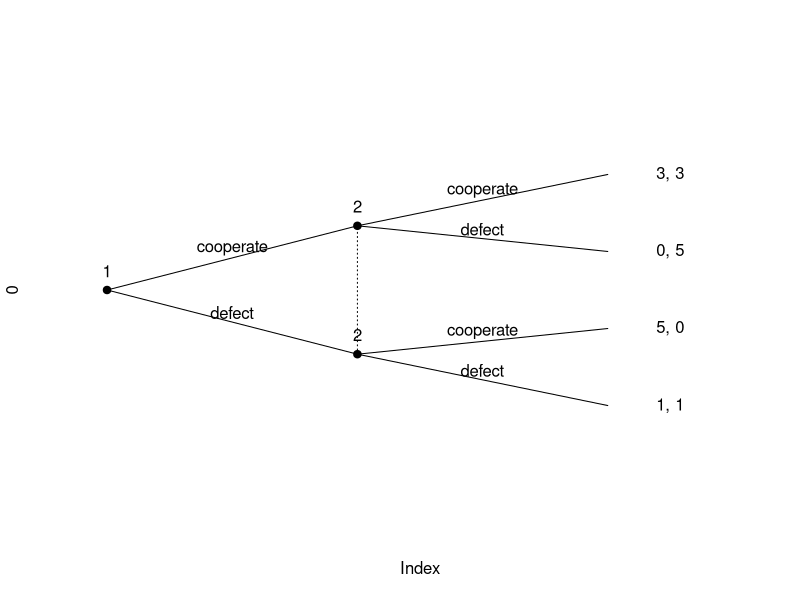
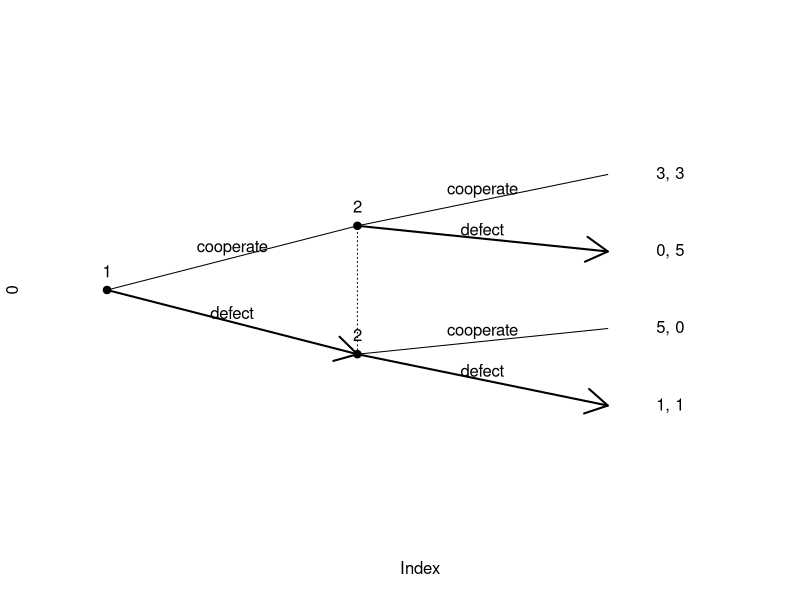
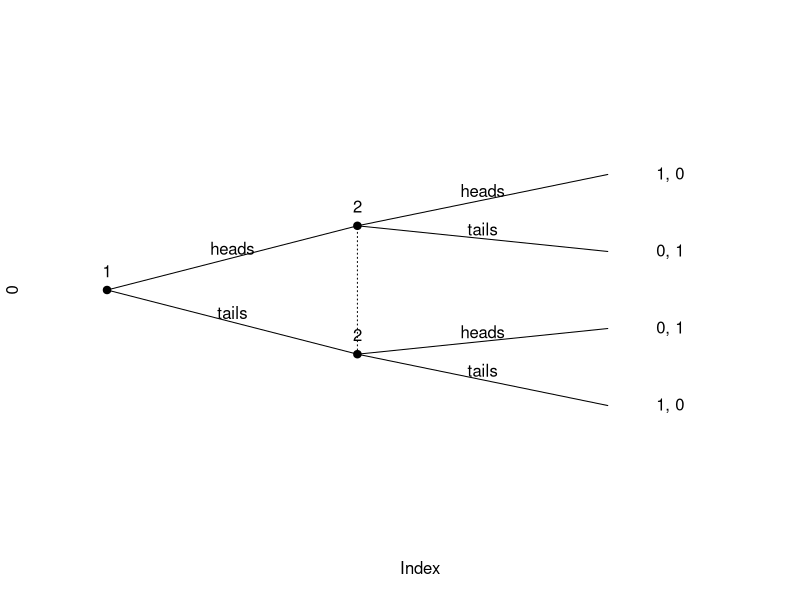
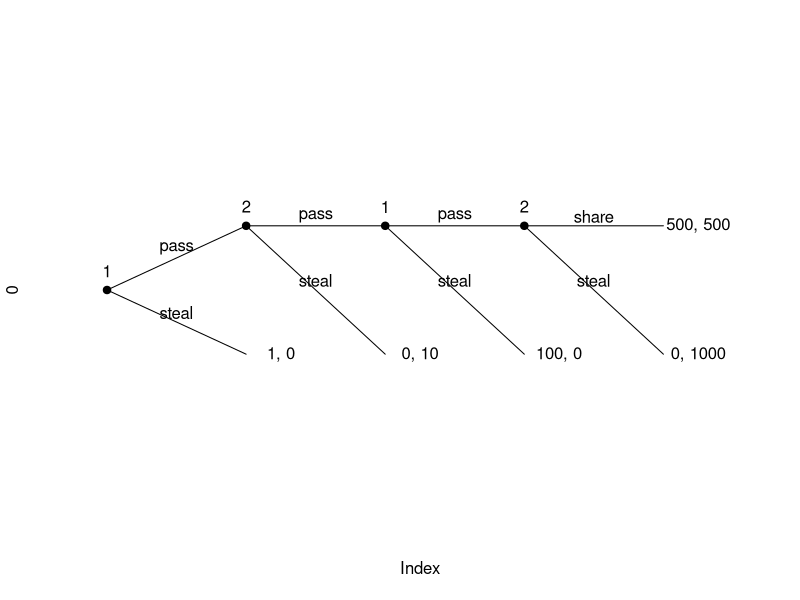
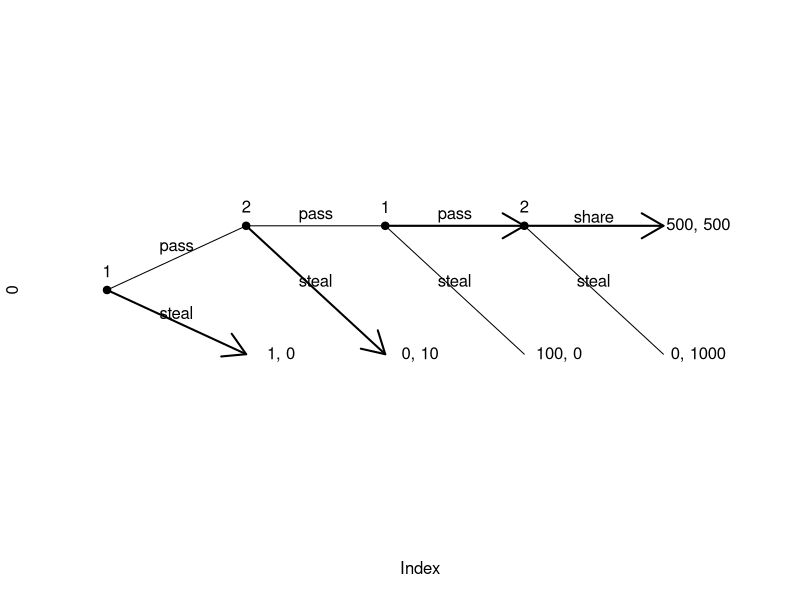
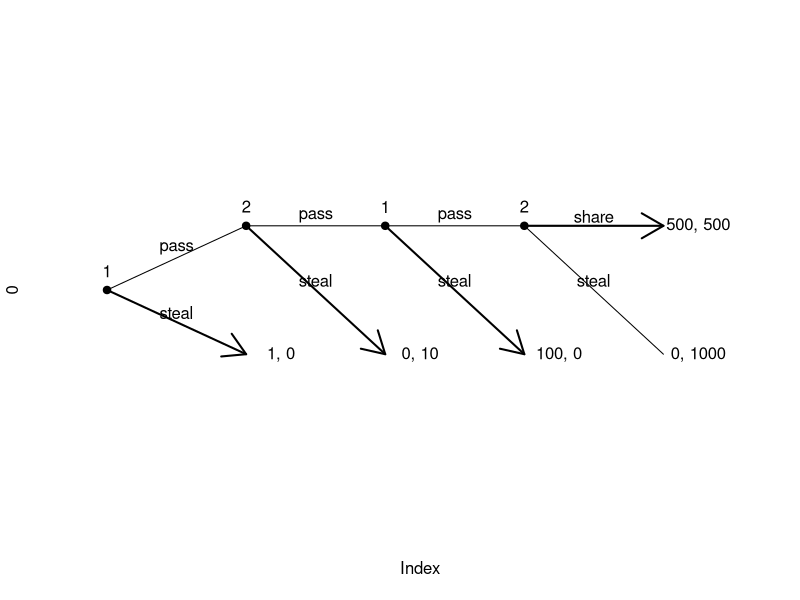
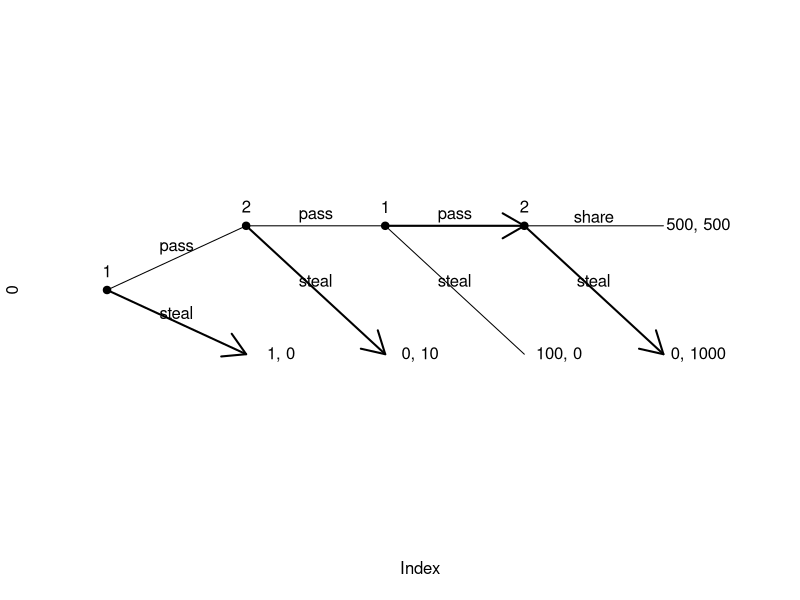
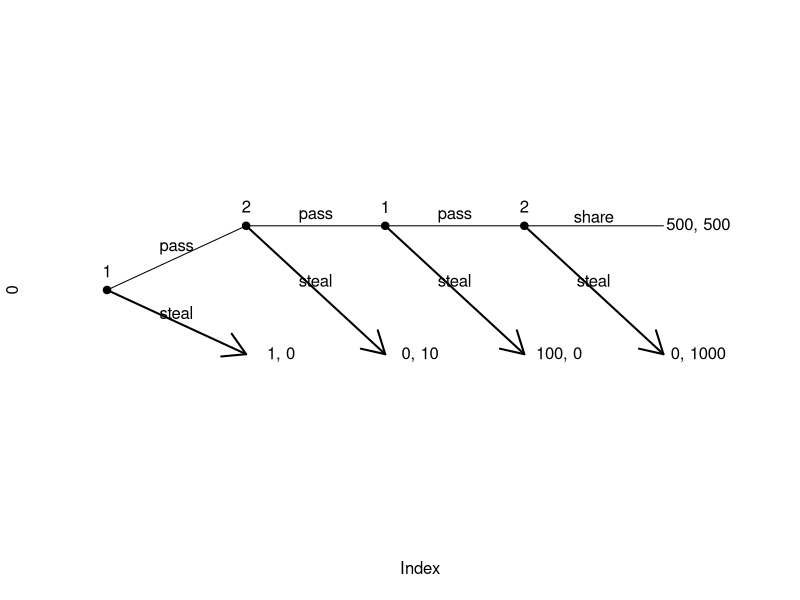

Write the R code that produced these figures, in order.
rm(list=ls(all=T))

#Ryan Tate
#Final Project

tree.node<-function(play=NA,node="start.node",act=NA,pay=NA,prob=NA,tree,remove.node=FALSE){ # inputs and defaults
  if(remove.node){ # checks to see if removing node
    for(node.i in 1:length(node)){ # cycles through nodes that are being removed
      if(length(which(tree[[2]]==node[node.i]))>0){ # checkes to see if those nodes exist
        tree[[1]][which(tree[[2]]==node[node.i])]<-NA # replaces all of the node's info with NA's
        tree[[3]][[which(tree[[2]]==node[node.i])]]<-NA
        tree[[4]][[which(tree[[2]]==node[node.i])]]<-NA
        tree[[5]][[which(tree[[2]]==node[node.i])]]<-NA
        tree[[2]][which(tree[[2]]==node[node.i])]<-NA
      }else{
        print(paste("Node",node[node.i],"does not exist",sep=" ")) # warning if node doesn't exist
      }
    }
  }else{ # if adding nodes
    outcome<-NA
    for(node.i in 1:length(node)){ # cycles through nodes that are being added
      if(!is.na(act[1])){ # checks if node has actions
        if(length(node)>1){ # checks to see if more than one node is being added
          for(act.i in 1:length(act)){
            outcome[act.i]<-paste(act[act.i],node[node.i],sep="~") # creates unique action names for multi-node info sets
          }
          print(outcome) # prints unique actions so they can be used for the next node
        }else{
          outcome<-act # if only one node it transfers act to outcome
        }
      }
      if(length(which(tree[[2]]==node[node.i]))>0){ # if node already exist it will overwrite that node
        tree[[1]][which(tree[[2]]==node[node.i])]<-play
        tree[[3]][[which(tree[[2]]==node[node.i])]]<-outcome
        tree[[4]][[which(tree[[2]]==node[node.i])]]<-pay
        tree[[5]][[which(tree[[2]]==node[node.i])]]<-prob
      }else{
        if(length(which(is.na(tree[[2]])))>0){ # if a node is NA this will overwrite it
          tree[[1]][which(is.na(tree[[2]]))[1]]<-play
          tree[[3]][[which(is.na(tree[[2]]))[1]]]<-outcome
          tree[[4]][[which(is.na(tree[[2]]))[1]]]<-pay
          tree[[5]][[which(is.na(tree[[2]]))[1]]]<-prob
          tree[[2]][which(is.na(tree[[2]]))[1]]<-node[node.i]
        }else{
          tree[[1]][length(tree[[1]])+1]<-play # if there is no node to overwite this will create node to add to the list
          tree[[2]][length(tree[[1]])]<-node[node.i]
          tree[[3]][[length(tree[[1]])]]<-outcome
          tree[[4]][[length(tree[[1]])]]<-pay
          tree[[5]][[length(tree[[1]])]]<-prob
        }
      }
    }
  }
  return(tree) # returns the decision tree
}

tree.draw<-function(tree,equilibrium=NA){ # draws a tree given a decision tree, equilibrium is used for solving function to pass solutions to this function
  for(node.i in 1:length(tree[[2]])){ # this checks to see your tree is complete
    if(!is.na(tree[[2]][node.i])){
      check.i<-0
      for(node.j in 1:length(tree[[2]])){
        if(!is.na(tree[[3]][[node.j]][1])){
          for(act in tree[[3]][[node.j]]){
            if(length(which(tree[[2]]==act))==0){ # checks that all actions lead to a corresponding node
              print(paste("ERROR! Action ",act," does not connect to a node"))
              return()
              
            }else{
              if(tree[[2]][node.i]==act) # checks that the node had a corespoding action
                check.i<-1
            }
          }
        }
      }
      if(check.i==0){
        if(tree[[2]][node.i]!="start.node"){ # checks that the node had a corespoding action, but makes an exception for the start.node
          print(paste("ERROR! Node ",tree[[2]][node.i]," does not connect to an action"))
          return()
        }
      }
    }
  }
  order<-list("start.node")
  connections<-list(NA)
  info.set<-list(NA)
  round.i<-0
  while(round.i<length(order)){ # builds list for determining structure of the tree
    round.i<-round.i+1
    sequence.i<-1
    for(node.i in 1:length(order[[round.i]])){
      if(is.na(tree[[3]][[which(tree[[2]]==order[[round.i]][node.i])]][1])){ # this is for dead end nodes
        connections[[round.i]][node.i]<-NA
        info.set[[round.i+1]]<-NA
      }else{
        connections[[round.i]][node.i]<-length(tree[[3]][[which(tree[[2]]==order[[round.i]][node.i])]]) # this is for connecting node
        if(any(grepl("~",tree[[3]][[which(tree[[2]]==order[[round.i]][node.i])]]))){ # this is for marking information sets
          info.set[[round.i]][node.i]<-1
        }else{
        }
        if(length(order)==round.i){ # this is for making the next slice of the tree
          order[[round.i+1]]<-NA
          connections[[round.i+1]]<-NA
          info.set[[round.i+1]]<-NA
        }
        for(act in tree[[3]][[which(tree[[2]]==order[[round.i]][node.i])]]){ # this is for determing what nodes are in the next slice of the tree
          order[[round.i+1]][sequence.i]<-act
          sequence.i<-sequence.i+1
        }
      }
    }
  }
  plot(0,xlim=c(1,length(order)+0.5),ylim=c(1,0),col=0,axes=FALSE) # creates empty plot, note that the y axis is flipped
  info.set.i<-0
  for(round.i in 1:(length(order))){# cycles through slices of the tree
    segment.i<-1
    for(node.i in 1:length(order[[round.i]])){# cycles through nodes in a slice
      if(!is.na(connections[[round.i]][node.i])){ # node text and point
        text(x=round.i,y=node.i/(length(order[[round.i]])+1)-0.05,labels=tree[[1]][which(tree[[2]]==order[[round.i]][node.i])]) # -0.05 is offset
        points(x=round.i,y=node.i/(length(order[[round.i]])+1),pch=19)
        if(!is.na(info.set[[round.i]][node.i])){ # checks if part of info set
          if(info.set.i>0){ # checks if another info set has been found
            segments(x0=round.i,y0=node.i/(length(order[[round.i]])+1),x1=info.set.node[1],y1=info.set.node[2],lty=3) # connects nodes in info set
          }else{
            info.set.i<-1
            info.set.node<-c(round.i,node.i/(length(order[[round.i]])+1)) # stores info about node in info set
          }
        }
        for(act.i in 1:connections[[round.i]][node.i]){
          text.i<-strsplit(tree[[3]][[which(tree[[2]]==order[[round.i]][node.i])]][act.i],"~")
          if(length(which(equilibrium==text.i[[1]][1]))>0){
            arrows(x0=round.i,y0=node.i/(length(order[[round.i]])+1),x1=round.i+1,y1=segment.i/(length(order[[round.i+1]])+1),lwd=2) # arrow for equilibrium choice
          }else{
            segments(x0=round.i,y0=node.i/(length(order[[round.i]])+1),x1=round.i+1,y1=segment.i/(length(order[[round.i+1]])+1)) # default line
          }
          if(!is.na(tree[[5]][[which(tree[[2]]==order[[round.i]][node.i])]][act.i])){ # text for probabilities
            text.i<-strsplit(text.i[[1]][1],"`")
            text.i<-paste(text.i[[1]][1]," p=",tree[[5]][[which(tree[[2]]==order[[round.i]][node.i])]][act.i])
            text(x=(round.i+round.i+1)/2,y=(node.i/(length(order[[round.i]])+1)+segment.i/(length(order[[round.i+1]])+1))/2-0.025,labels=text.i) # -0.025 is offset
          }else{
            text.i<-strsplit(text.i[[1]][1],"`") # text for actions
            text(x=(round.i+round.i+1)/2,y=(node.i/(length(order[[round.i]])+1)+segment.i/(length(order[[round.i+1]])+1))/2-0.025,labels=text.i[[1]][1]) # -0.025 is offset
          }
          segment.i<-segment.i+1
        }
      }else{ # text for probabilities
        text(x=round.i+0.25,y=node.i/(length(order[[round.i]])+1),labels=paste(tree[[4]][[which(tree[[2]]==order[[round.i]][node.i])]],collapse=", ")) # +0.25 is offset
      }
    }
  }
}

tree.solveNE<-function(tree){ # just requires decsion tree
  for(node.i in 1:length(tree[[2]])){ # this checks to see your tree is complete
    if(!is.na(tree[[2]][node.i])){
      check.i<-0
      for(node.j in 1:length(tree[[2]])){
        if(!is.na(tree[[3]][[node.j]][1])){
          for(act in tree[[3]][[node.j]]){
            if(length(which(tree[[2]]==act))==0){ # checks that all actions lead to a corresponding node
              print(paste("ERROR! Action ",act," does not connect to a node"))
              return()
            }else{
              if(tree[[2]][node.i]==act) # checks that the node had a corespoding action
                check.i<-1
            }
          }
        }
      }
      if(check.i==0){
        if(tree[[2]][node.i]!="start.node"){ # checks that the node had a corespoding action, but makes an exception for the start.node
          print(paste("ERROR! Node ",tree[[2]][node.i]," does not connect to an action"))
          return()
        }
      }
    }
  }
  node.act<-list(NA)
  node.act.i<-1
  imp.info<-NA
  for(node.i in 1:length(tree[[2]])){ # cycles through node
    if(is.na(tree[[5]][[node.i]][1])){ # is it a non-probability node?
      if(!is.na(tree[[3]][[node.i]][1])){ # does is have an action?
        if(any(grepl("~",tree[[3]][[node.i]]))){ # is it part of an info set
          act<-strsplit(tree[[3]][[node.i]][1],"~")
          if(!is.na(match(act[[1]][1],imp.info))){ # has the info set already been recorded?
            break
          }else{ # if not mark that info set has been recorded
            for(act.i in 1:length(tree[[3]][[node.i]])){
              act<-strsplit(tree[[3]][[node.i]][act.i],"~")
              imp.info<-c(imp.info,act[[1]][1])
            }
          }
        }
        node<-NA
        for(act.i in 1:length(tree[[3]][[node.i]])){ # record each action in node
          act<-strsplit(tree[[3]][[node.i]][act.i],"~")
          node[act.i]<-act[[1]][1]
        }
        node.act[[node.act.i]]<-node # store those actions, grouped by node
        node.act.i<-node.act.i+1
      }
    }
  }
  temp.table<-expand.grid(node.act,stringsAsFactors=FALSE)
  decision.table<-as.data.frame(matrix(data=NA,nrow=length(temp.table[,1]),ncol=length(temp.table[1,])+max(tree[[1]],na.rm=TRUE)+1))
  decision.table[1:length(temp.table[,1]),1:length(temp.table[1,])]<-temp.table # create table that has all possible decision combinations
  for(row.i in 1:length(decision.table[,1])){ # for each combination find out payoff
    temp.tree<-tree # so tree can be rest for each combination
    while(is.na(temp.tree[[4]][[which(temp.tree[[2]]=="start.node")]][1])){ # cycle while no payoff for combination
      for(node.i in 1:length(temp.tree[[2]])){ # cylces through nodes
        if(is.na(temp.tree[[4]][[node.i]][1])){ # does it have no payoff?
          if(!is.na(temp.tree[[3]][[node.i]][1])){ # does is have actions?
            if(!is.na(temp.tree[[5]][[node.i]][1])){ # is it a probability node
              for(act in temp.tree[[3]][[node.i]]){ # cycles through actions in node
                if(is.na(temp.tree[[4]][[which(temp.tree[[2]]==act)]][1])){ # checks to see if all actions have payoffs
                  break
                }
                if(act==temp.tree[[3]][[node.i]][length(temp.tree[[3]][[node.i]])]){ # if all actions have payoffs
                  temp.tree[[4]][[node.i]]<-0
                  for(prob.i in 1:length(temp.tree[[5]][[node.i]])){ # deterimines payoff based on probability of each action
                    temp.tree[[4]][[node.i]]<-temp.tree[[4]][[node.i]]+temp.tree[[4]][[which(temp.tree[[2]]==temp.tree[[3]][[node.i]][prob.i])]]*temp.tree[[5]][[node.i]][prob.i]
                  }
                }
              }
            }else{ # if not probability node
              for(act in temp.tree[[3]][[node.i]]){ # cycles through actions in node
                act.s<-strsplit(act,"~")
                if(!is.na(match(act.s[[1]][1],temp.table[row.i,]))){ # if action matches a decision then copy payoff from that action to this node
                  temp.tree[[4]][[node.i]]<-temp.tree[[4]][[which(temp.tree[[2]]==act)]]
                }
              }
            }
          }
        }
      }
    }
    decision.table[row.i,(length(temp.table)+1):(length(decision.table[1,])-1)]<-temp.tree[[4]][[which(temp.tree[[2]]=="start.node")]] # transfer decision payoff to table
  }
  col.names<-NA
  for(col.i in 1:length(temp.table)){ # cycles through columns that contain decisions
    for(node.i in 1:length(tree[[2]])){ # cycles through nodes
      if(!is.na(tree[[3]][[node.i]][1])){ # does the node have actions?
        act<-strsplit(tree[[3]][[node.i]],"~")
        if(!is.na(match(decision.table[1,col.i],act[[1]][1]))){ # is one of the actions in this column?
          col.names[col.i]<-tree[[1]][[node.i]] # determines player who controls that node's decisions
          break
        }
      }
    }
  }
  colnames(temp.table)<-col.names # rename decision column for temp.table with player who controls that node's decisions
  for(row.i in 1:(length(decision.table[,1]))){ # checking to see if each row is a Nash Equilibrium
    for(row.j in 1:length(decision.table[,1])){ # cycle through row that it will be compared against
      if(max(tree[[1]],na.rm=TRUE)==1){ # checks to see if there is only one player
        decision.table[which(decision.table[,length(temp.table)+1]!=max(decision.table[,length(temp.table)+1])),length(decision.table[1,])]<-1 # if so mark row i if lower than row j
      }else{
        for(play.i in 1:max(tree[[1]],na.rm=TRUE)){ # cycles through players
          if(all(decision.table[row.i,which(colnames(temp.table)!=play.i)]==decision.table[row.j,which(colnames(temp.table)!=play.i)])){ # are all different action under this player's control
            if(max(decision.table[row.i,length(temp.table)+play.i],decision.table[row.j,length(temp.table)+play.i])!=decision.table[row.i,length(temp.table)+play.i]){ # is row i lower than row j for this player?
              decision.table[row.i,length(decision.table[1,])]<-1 # if so mark row i
            }
          }
        }
      }
    }
  }
  if(length(which(is.na(decision.table[,length(decision.table[1,])])))>0){ # are there any unmarked rows?
    for(NE.i in which(is.na(decision.table[,length(decision.table[1,])]))){ # cycle through all unmarked rows and pass equlibria to the draw function
      NE<-as.vector(decision.table[NE.i,1:(length(temp.table[1,]))])
      tree.draw(tree=tree,equilibrium=NE)
    }
    NE.table<-as.data.frame(matrix(data=NA,nrow=length(which(is.na(decision.table[,length(decision.table[1,])]))),ncol=length(decision.table[1,])-1))
    NE.table.i<-1 # creating a nicer Nash equilbrium table to return
    for(NE.i in which(is.na(decision.table[,length(decision.table[1,])]))){ # cycle through NE
      for(col.i in 1:length(temp.table)){
        text.i<-strsplit(decision.table[NE.i,col.i],"`") # this removes unique action markers that are unwanted in the output
        decision.table[NE.i,col.i]<-text.i[[1]][1]
      }
      NE.table[NE.table.i,]<-decision.table[NE.i,1:length(NE.table[1,])] # transfers NE from old table to new table
      NE.table.i<-NE.table.i+1
    }
    colnames(NE.table)<-c(col.names,paste("p",1:max(tree[[1]],na.rm=TRUE),sep="")) # rename decision column for NE.table with player who controls that node's decisions and recieve each payoff
    return(NE.table) # return all NE and their payoffs
  }else{ # if all rows are marked
    print("No pure Nash Equilibrium")
    return()
  }
}

tree.solveSPE<-function(tree){ # just requires decsion tree
  for(node.i in 1:length(tree[[2]])){ # this checks to see your tree is complete
    if(!is.na(tree[[2]][node.i])){
      check.i<-0
      for(node.j in 1:length(tree[[2]])){
        if(!is.na(tree[[3]][[node.j]][1])){
          for(act in tree[[3]][[node.j]]){
            if(length(which(tree[[2]]==act))==0){ # checks that all actions lead to a corresponding node
              print(paste("ERROR! Action ",act," does not connect to a node"))
              return()
              
            }else{
              if(tree[[2]][node.i]==act) # checks that the node had a corespoding action
                check.i<-1
            }
          }
        }
      }
      if(check.i==0){
        if(tree[[2]][node.i]!="start.node"){ # checks that the node had a corespoding action, but makes an exception for the start.node
          print(paste("ERROR! Node ",tree[[2]][node.i]," does not connect to an action"))
          return()
        }
      }
    }
  }
  if(any(grepl("~",tree[[2]]))){ # checks to see if there are any multi-node info sets
    print("There is imperfect information, Can't solve for SPE")
    return()
  }
  SPE<-list(NA,NA)
  SPE.i<-1
  while(is.na(tree[[4]][[which(tree[[2]]=="start.node")]][1])){ # cycles until there is a payoff for the start.node
    for(node.i in 1:length(tree[[2]])){ # cycles through nodes
      pay<-list(NA)
      pay.i<-1
      if(is.na(tree[[4]][[node.i]][1])){ # does this node have a payoff?
        if(!is.na(tree[[3]][[node.i]][1])){ # does this node have actions?
          for(act in tree[[3]][[node.i]]){ # cycles through actions
            if(is.na(tree[[4]][[which(tree[[2]]==act)]][1])){ # checks to see if all the node's actions have payoffs
              break
            }
            if(tree[[1]][node.i]>0){ # makes sure nature isn't controling this node
              pay[[1]][pay.i]<-tree[[4]][[which(tree[[2]]==act)]][tree[[1]][node.i]] # adds this node's player's payoff for each action
              pay.i<-pay.i+1
            }
            if(act==tree[[3]][[node.i]][length(tree[[3]][[node.i]])]){ # if all the node's actions have payoffs
              if(!is.na(tree[[5]][[node.i]][1])){ # check to see if probability node
                tree[[4]][[node.i]]<-0
                for(prob.i in 1:length(tree[[5]][[node.i]])){ # deterimines payoff based on probability of each action
                  tree[[4]][[node.i]]<-tree[[4]][[node.i]]+tree[[4]][[which(tree[[2]]==tree[[3]][[node.i]][prob.i])]]*tree[[5]][[node.i]][prob.i]
                }
              }else{
                if(length(which(pay[[1]]==max(pay[[1]])))>1){ # check to see if there is a tie
                  print("There is a tie, can't solve for a single SPE") # fuction can't handle ties
                  return()
                }else{ # otherwise compare node's player's payoff for each action to select which action player would do
                  tree[[4]][[node.i]]<-tree[[4]][[which(tree[[2]]==tree[[3]][[node.i]][which(pay[[1]]==max(pay[[1]]))])]] # copy that action's payoff to this node
                  SPE[[1]][SPE.i]<-tree[[3]][[node.i]][which(pay[[1]]==max(pay[[1]]))] # record action decided
                  SPE[[2]][SPE.i]<-tree[[1]][node.i] # record player that chose this action
                  SPE.i<-SPE.i+1
                }
              }
            }
          }
        }
      }
    }
  }
  tree.draw(tree=tree,equilibrium=SPE[[1]]) # pass decided action to draw function
  for(SPE.i in 1:length(SPE[[1]])){
    text.i<-strsplit(SPE[[1]][SPE.i],"`") # this removes unique action markers that are unwanted in the output
    SPE[[1]][SPE.i]<-text.i[[1]][1]
  }
  SPE.table<-as.data.frame(matrix(data=NA,nrow=1,ncol=length(SPE[[1]])+max(tree[[1]],na.rm=TRUE))) # create table for output
  SPE.table[1,length(SPE[[1]]):1]<-SPE[[1]] # adds decisions to table
  SPE.table[1,(length(SPE[[1]])+1):length(SPE.table[1,])]<-tree[[4]][[which(tree[[2]]=="start.node")]] # adds payoff
  colnames(SPE.table)<-c(SPE[[2]][length(SPE[[2]]):1],paste("p",1:max(tree[[1]],na.rm=TRUE),sep="")) # adds players who control each decision and recieve each payoff
  return(SPE.table) # return SPE and it's payoff
}

game<-list(NA,NA,list(NA),list(NA),list(NA))
game<-tree.node(play=1,act=c("cooperate`1","defect`1"),tree=game)
game<-tree.node(play=2,node=c("cooperate`1","defect`1"),act=c("cooperate`2","defect`2"),tree=game)
game<-tree.node(node="cooperate`2~cooperate`1",pay=c(3,3),tree=game)
game<-tree.node(node="cooperate`2~defect`1",pay=c(5,0),tree=game)
game<-tree.node(node="defect`2~cooperate`1",pay=c(0,5),tree=game)
game<-tree.node(node="defect`2~defect`1",pay=c(1,1),tree=game)

tree.draw(game)
tree.solveNE(game)
tree.solveSPE(game)

game2<-list(NA,NA,list(NA),list(NA),list(NA))
game2<-tree.node(play=1,act=c("heads`1","tails`1"),tree=game2)
game2<-tree.node(play=2,node=c("heads`1","tails`1"),act=c("heads`2","tails`2"),tree=game2)
game2<-tree.node(node="heads`2~heads`1",pay=c(1,0),tree=game2)
game2<-tree.node(node="tails`2~heads`1",pay=c(0,1),tree=game2)
game2<-tree.node(node="heads`2~tails`1",pay=c(0,1),tree=game2)
game2<-tree.node(node="tails`2~tails`1",pay=c(1,0),tree=game2)

tree.draw(game2)
tree.solveNE(game2)
tree.solveSPE(game2)

game3<-list(NA,NA,list(NA),list(NA),list(NA))
game3<-tree.node(play=1,act=c("pass`1","steal`1"),tree=game3)
game3<-tree.node(play=2,node="pass`1",act=c("pass`2","steal`2"),tree=game3)
game3<-tree.node(play=1,node="pass`2",act=c("pass`3","steal`3"),tree=game3)
game3<-tree.node(play=2,node="pass`3",act=c("share","steal`4"),tree=game3)
game3<-tree.node(node="steal`1",pay=c(1,0),tree=game3)
game3<-tree.node(node="steal`2",pay=c(0,10),tree=game3)
game3<-tree.node(node="steal`3",pay=c(100,0),tree=game3)
game3<-tree.node(node="share",pay=c(500,500),tree=game3)
game3<-tree.node(node="steal`4",pay=c(0,1000),tree=game3)

tree.draw(game3)
tree.solveNE(game3)
tree.solveSPE(game3)

game4<-list(NA,NA,list(NA),list(NA),list(NA))
game4<-tree.node(play=1,act=c("raise","stay"),tree=game4)
game4<-tree.node(play=2,node=c("raise"),act=c("fold","call"),tree=game4)
game4<-tree.node(play=0,node=c("stay"),act=c("win`stay","lose`stay"),prob=c(0.5,0.5),tree=game4)
game4<-tree.node(play=0,node=c("call"),act=c("win`call","lose`call"),prob=c(0.5,0.5),tree=game4)
game4<-tree.node(node="win`stay",pay=c(1,-1),tree=game4)
game4<-tree.node(node="lose`stay",pay=c(-1,1),tree=game4)
game4<-tree.node(node="fold",pay=c(1,-1),tree=game4)
game4<-tree.node(node="win`call",pay=c(2,-2),tree=game4)
game4<-tree.node(node="lose`call",pay=c(-2,2),tree=game4)

tree.draw(game4)
tree.solveNE(game4)
tree.solveSPE(game4)

game5<-list(NA,NA,list(NA),list(NA),list(NA))
game5<-tree.node(play=1,act=c("captain","firstmate","deckhand"),tree=game5)
game5<-tree.node(play=2,node="captain",act=c("kill`c2","accept`c2"),tree=game5)
game5<-tree.node(play=2,node="firstmate",act=c("kill`f2","accept`f2"),tree=game5)
game5<-tree.node(play=2,node="deckhand",act=c("kill`d2","accept`d2"),tree=game5)
game5<-tree.node(play=3,node="kill`c2",act=c("kill`c3","accept`c3"),tree=game5)
game5<-tree.node(play=3,node="kill`f2",act=c("kill`f3","accept`f3"),tree=game5)
game5<-tree.node(play=3,node="kill`d2",act=c("kill`d3","accept`d3"),tree=game5)
game5<-tree.node(node="accept`c2",pay=c(2,0,0),tree=game5)
game5<-tree.node(node="accept`f2",pay=c(0,2,0),tree=game5)
game5<-tree.node(node="accept`d2",pay=c(0,0,2),tree=game5)
game5<-tree.node(node="kill`c3",pay=c(-10,3,1),tree=game5)
game5<-tree.node(node="accept`c3",pay=c(2,-1,0),tree=game5)
game5<-tree.node(node="kill`f3",pay=c(-10,3,1),tree=game5)
game5<-tree.node(node="accept`f3",pay=c(0,1,0),tree=game5)
game5<-tree.node(node="kill`d3",pay=c(-10,3,1),tree=game5)
game5<-tree.node(node="accept`d3",pay=c(0,-1,2),tree=game5)

tree.draw(game5)
tree.solveNE(game5)
tree.solveSPE(game5)
